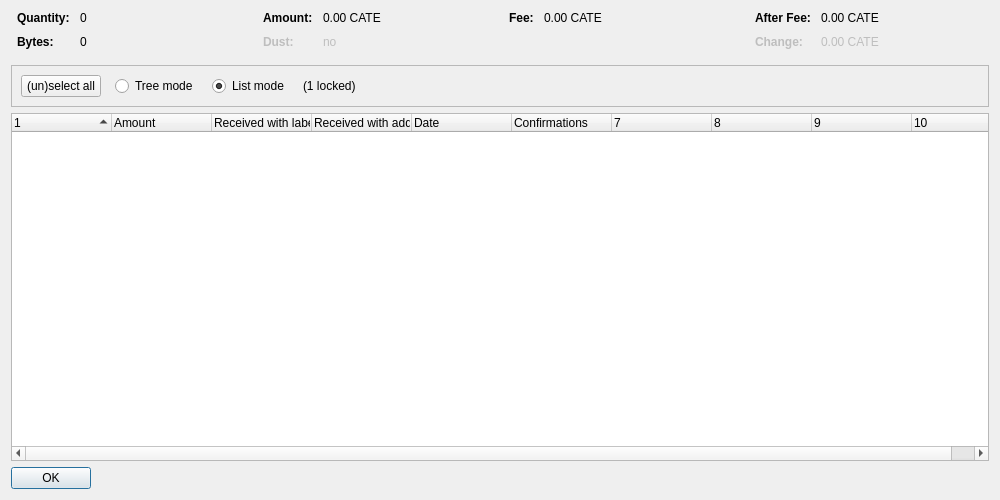
<?xml version="1.0" encoding="UTF-8"?>
<ui version="4.0">
 <class>CoinControlDialog</class>
 <widget class="QDialog" name="CoinControlDialog">
  <property name="geometry">
   <rect>
    <x>0</x>
    <y>0</y>
    <width>1000</width>
    <height>500</height>
   </rect>
  </property>
  <property name="windowTitle">
   <string>Coin Selection</string>
  </property>
  <layout class="QVBoxLayout" name="verticalLayout">
   <item>
    <layout class="QHBoxLayout" name="horizontalLayoutTop" stretch="0,0,0,0">
     <property name="topMargin">
      <number>0</number>
     </property>
     <property name="bottomMargin">
      <number>10</number>
     </property>
     <item>
      <layout class="QFormLayout" name="formLayoutCoinControl1">
       <property name="horizontalSpacing">
        <number>10</number>
       </property>
       <property name="verticalSpacing">
        <number>10</number>
       </property>
       <property name="leftMargin">
        <number>6</number>
       </property>
       <property name="rightMargin">
        <number>6</number>
       </property>
       <item row="0" column="0">
        <widget class="QLabel" name="labelCoinControlQuantityText">
         <property name="font">
          <font>
           <weight>75</weight>
           <bold>true</bold>
          </font>
         </property>
         <property name="text">
          <string>Quantity:</string>
         </property>
        </widget>
       </item>
       <item row="0" column="1">
        <widget class="QLabel" name="labelCoinControlQuantity">
         <property name="cursor">
          <cursorShape>IBeamCursor</cursorShape>
         </property>
         <property name="contextMenuPolicy">
          <enum>Qt::ActionsContextMenu</enum>
         </property>
         <property name="text">
          <string notr="true">0</string>
         </property>
         <property name="textInteractionFlags">
          <set>Qt::LinksAccessibleByMouse|Qt::TextSelectableByKeyboard|Qt::TextSelectableByMouse</set>
         </property>
        </widget>
       </item>
       <item row="1" column="0">
        <widget class="QLabel" name="labelCoinControlBytesText">
         <property name="font">
          <font>
           <weight>75</weight>
           <bold>true</bold>
          </font>
         </property>
         <property name="text">
          <string>Bytes:</string>
         </property>
        </widget>
       </item>
       <item row="1" column="1">
        <widget class="QLabel" name="labelCoinControlBytes">
         <property name="cursor">
          <cursorShape>IBeamCursor</cursorShape>
         </property>
         <property name="contextMenuPolicy">
          <enum>Qt::ActionsContextMenu</enum>
         </property>
         <property name="text">
          <string notr="true">0</string>
         </property>
         <property name="textInteractionFlags">
          <set>Qt::LinksAccessibleByMouse|Qt::TextSelectableByKeyboard|Qt::TextSelectableByMouse</set>
         </property>
        </widget>
       </item>
      </layout>
     </item>
     <item>
      <layout class="QFormLayout" name="formLayoutCoinControl2">
       <property name="horizontalSpacing">
        <number>10</number>
       </property>
       <property name="verticalSpacing">
        <number>10</number>
       </property>
       <property name="leftMargin">
        <number>6</number>
       </property>
       <property name="rightMargin">
        <number>6</number>
       </property>
       <item row="0" column="0">
        <widget class="QLabel" name="labelCoinControlAmountText">
         <property name="font">
          <font>
           <weight>75</weight>
           <bold>true</bold>
          </font>
         </property>
         <property name="text">
          <string>Amount:</string>
         </property>
        </widget>
       </item>
       <item row="0" column="1">
        <widget class="QLabel" name="labelCoinControlAmount">
         <property name="cursor">
          <cursorShape>IBeamCursor</cursorShape>
         </property>
         <property name="contextMenuPolicy">
          <enum>Qt::ActionsContextMenu</enum>
         </property>
         <property name="text">
          <string notr="true">0.00 CATE</string>
         </property>
         <property name="textInteractionFlags">
          <set>Qt::LinksAccessibleByMouse|Qt::TextSelectableByKeyboard|Qt::TextSelectableByMouse</set>
         </property>
        </widget>
       </item>
       <item row="1" column="0">
        <widget class="QLabel" name="labelCoinControlLowOutputText">
         <property name="enabled">
          <bool>false</bool>
         </property>
         <property name="font">
          <font>
           <weight>75</weight>
           <bold>true</bold>
          </font>
         </property>
         <property name="text">
          <string>Dust:</string>
         </property>
        </widget>
       </item>
       <item row="1" column="1">
        <widget class="QLabel" name="labelCoinControlLowOutput">
         <property name="enabled">
          <bool>false</bool>
         </property>
         <property name="cursor">
          <cursorShape>IBeamCursor</cursorShape>
         </property>
         <property name="contextMenuPolicy">
          <enum>Qt::ActionsContextMenu</enum>
         </property>
         <property name="text">
          <string notr="true">no</string>
         </property>
         <property name="textInteractionFlags">
          <set>Qt::LinksAccessibleByMouse|Qt::TextSelectableByKeyboard|Qt::TextSelectableByMouse</set>
         </property>
        </widget>
       </item>
      </layout>
     </item>
     <item>
      <layout class="QFormLayout" name="formLayoutCoinControl3">
       <property name="horizontalSpacing">
        <number>10</number>
       </property>
       <property name="verticalSpacing">
        <number>10</number>
       </property>
       <property name="leftMargin">
        <number>6</number>
       </property>
       <property name="rightMargin">
        <number>6</number>
       </property>
       <item row="0" column="0">
        <widget class="QLabel" name="labelCoinControlFeeText">
         <property name="font">
          <font>
           <weight>75</weight>
           <bold>true</bold>
          </font>
         </property>
         <property name="text">
          <string>Fee:</string>
         </property>
        </widget>
       </item>
       <item row="0" column="1">
        <widget class="QLabel" name="labelCoinControlFee">
         <property name="cursor">
          <cursorShape>IBeamCursor</cursorShape>
         </property>
         <property name="contextMenuPolicy">
          <enum>Qt::ActionsContextMenu</enum>
         </property>
         <property name="text">
          <string notr="true">0.00 CATE</string>
         </property>
         <property name="textInteractionFlags">
          <set>Qt::LinksAccessibleByMouse|Qt::TextSelectableByKeyboard|Qt::TextSelectableByMouse</set>
         </property>
        </widget>
       </item>
      </layout>
     </item>
     <item>
      <layout class="QFormLayout" name="formLayoutCoinControl4">
       <property name="horizontalSpacing">
        <number>10</number>
       </property>
       <property name="verticalSpacing">
        <number>10</number>
       </property>
       <property name="leftMargin">
        <number>6</number>
       </property>
       <property name="rightMargin">
        <number>6</number>
       </property>
       <item row="0" column="0">
        <widget class="QLabel" name="labelCoinControlAfterFeeText">
         <property name="font">
          <font>
           <weight>75</weight>
           <bold>true</bold>
          </font>
         </property>
         <property name="text">
          <string>After Fee:</string>
         </property>
        </widget>
       </item>
       <item row="0" column="1">
        <widget class="QLabel" name="labelCoinControlAfterFee">
         <property name="cursor">
          <cursorShape>IBeamCursor</cursorShape>
         </property>
         <property name="contextMenuPolicy">
          <enum>Qt::ActionsContextMenu</enum>
         </property>
         <property name="text">
          <string notr="true">0.00 CATE</string>
         </property>
         <property name="textInteractionFlags">
          <set>Qt::LinksAccessibleByMouse|Qt::TextSelectableByKeyboard|Qt::TextSelectableByMouse</set>
         </property>
        </widget>
       </item>
       <item row="1" column="0">
        <widget class="QLabel" name="labelCoinControlChangeText">
         <property name="enabled">
          <bool>false</bool>
         </property>
         <property name="font">
          <font>
           <weight>75</weight>
           <bold>true</bold>
          </font>
         </property>
         <property name="text">
          <string>Change:</string>
         </property>
        </widget>
       </item>
       <item row="1" column="1">
        <widget class="QLabel" name="labelCoinControlChange">
         <property name="enabled">
          <bool>false</bool>
         </property>
         <property name="cursor">
          <cursorShape>IBeamCursor</cursorShape>
         </property>
         <property name="contextMenuPolicy">
          <enum>Qt::ActionsContextMenu</enum>
         </property>
         <property name="text">
          <string notr="true">0.00 CATE</string>
         </property>
         <property name="textInteractionFlags">
          <set>Qt::LinksAccessibleByMouse|Qt::TextSelectableByKeyboard|Qt::TextSelectableByMouse</set>
         </property>
        </widget>
       </item>
      </layout>
     </item>
    </layout>
   </item>
   <item>
    <widget class="QFrame" name="frame">
     <property name="minimumSize">
      <size>
       <width>0</width>
       <height>40</height>
      </size>
     </property>
     <property name="frameShape">
      <enum>QFrame::StyledPanel</enum>
     </property>
     <property name="frameShadow">
      <enum>QFrame::Sunken</enum>
     </property>
     <layout class="QHBoxLayout" name="horizontalLayout">
      <item>
       <layout class="QHBoxLayout" name="horizontalLayoutPanel" stretch="0,0,0,0,0">
        <property name="spacing">
         <number>14</number>
        </property>
        <item>
         <widget class="QPushButton" name="pushButtonSelectAll">
          <property name="sizePolicy">
           <sizepolicy hsizetype="Maximum" vsizetype="Fixed">
            <horstretch>0</horstretch>
            <verstretch>0</verstretch>
           </sizepolicy>
          </property>
          <property name="text">
           <string>(un)select all</string>
          </property>
          <property name="autoDefault">
           <bool>false</bool>
          </property>
         </widget>
        </item>
        <item>
         <widget class="QRadioButton" name="radioTreeMode">
          <property name="sizePolicy">
           <sizepolicy hsizetype="Maximum" vsizetype="Fixed">
            <horstretch>0</horstretch>
            <verstretch>0</verstretch>
           </sizepolicy>
          </property>
          <property name="text">
           <string>Tree mode</string>
          </property>
         </widget>
        </item>
        <item>
         <widget class="QRadioButton" name="radioListMode">
          <property name="sizePolicy">
           <sizepolicy hsizetype="Maximum" vsizetype="Fixed">
            <horstretch>0</horstretch>
            <verstretch>0</verstretch>
           </sizepolicy>
          </property>
          <property name="text">
           <string>List mode</string>
          </property>
          <property name="checked">
           <bool>true</bool>
          </property>
         </widget>
        </item>
        <item>
         <widget class="QLabel" name="labelLocked">
          <property name="text">
           <string notr="true">(1 locked)</string>
          </property>
         </widget>
        </item>
        <item>
         <spacer name="horizontalSpacer">
          <property name="orientation">
           <enum>Qt::Horizontal</enum>
          </property>
          <property name="sizeHint" stdset="0">
           <size>
            <width>40</width>
            <height>20</height>
           </size>
          </property>
         </spacer>
        </item>
       </layout>
      </item>
     </layout>
    </widget>
   </item>
   <item>
    <widget class="CoinControlTreeWidget" name="treeWidget">
     <property name="contextMenuPolicy">
      <enum>Qt::CustomContextMenu</enum>
     </property>
     <property name="sortingEnabled">
      <bool>false</bool>
     </property>
     <property name="columnCount">
      <number>10</number>
     </property>
     <attribute name="headerShowSortIndicator" stdset="0">
      <bool>true</bool>
     </attribute>
     <attribute name="headerStretchLastSection">
      <bool>false</bool>
     </attribute>
     <column>
      <property name="text">
       <string/>
      </property>
     </column>
     <column>
      <property name="text">
       <string>Amount</string>
      </property>
     </column>
     <column>
      <property name="text">
       <string>Received with label</string>
      </property>
     </column>
     <column>
      <property name="text">
       <string>Received with address</string>
      </property>
     </column>
     <column>
      <property name="text">
       <string>Date</string>
      </property>
     </column>
     <column>
      <property name="text">
       <string>Confirmations</string>
      </property>
      <property name="toolTip">
       <string>Confirmed</string>
      </property>
     </column>
     <column>
      <property name="text">
       <string/>
      </property>
     </column>
     <column>
      <property name="text">
       <string/>
      </property>
     </column>
     <column>
      <property name="text">
       <string/>
      </property>
     </column>
     <column>
      <property name="text">
       <string/>
      </property>
     </column>
    </widget>
   </item>
   <item>
    <widget class="QDialogButtonBox" name="buttonBox">
     <property name="sizePolicy">
      <sizepolicy hsizetype="Maximum" vsizetype="Fixed">
       <horstretch>0</horstretch>
       <verstretch>0</verstretch>
      </sizepolicy>
     </property>
     <property name="orientation">
      <enum>Qt::Horizontal</enum>
     </property>
     <property name="standardButtons">
      <set>QDialogButtonBox::Ok</set>
     </property>
    </widget>
   </item>
  </layout>
 </widget>
 <customwidgets>
  <customwidget>
   <class>CoinControlTreeWidget</class>
   <extends>QTreeWidget</extends>
   <header>qt/coincontroltreewidget.h</header>
  </customwidget>
 </customwidgets>
 <resources/>
 <connections/>
</ui>
